Frame 1 (no input): blank canvas, image omitted
Frame 60 (no input): blank canvas, image omitted
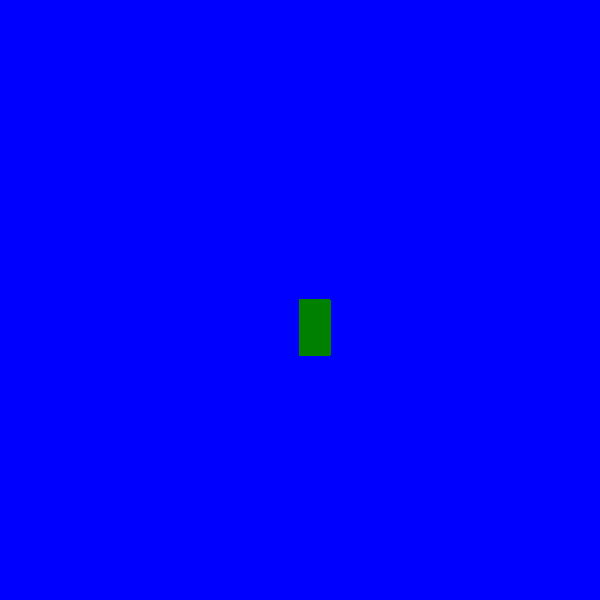
Frame 120 (the mouse pressed at the canvas centre since frame 60)

The p5.js sketch whose frames 1 and 60 were blank and that drew this single picture after the mouse press (run headless with seeded random() and noise() and a simulated clock; from frame 60 on, the mouse is pressed at the canvas centre):

// p5.js sketch
// ── sketch.js
function setup() {
  createCanvas(600, 600);
  background("blue")
}

function draw() {
  
  stroke("green");
  fill("green");

  if (mouseIsPressed) {
    rect(mouseX, mouseY, 30, 55);
  }
}
